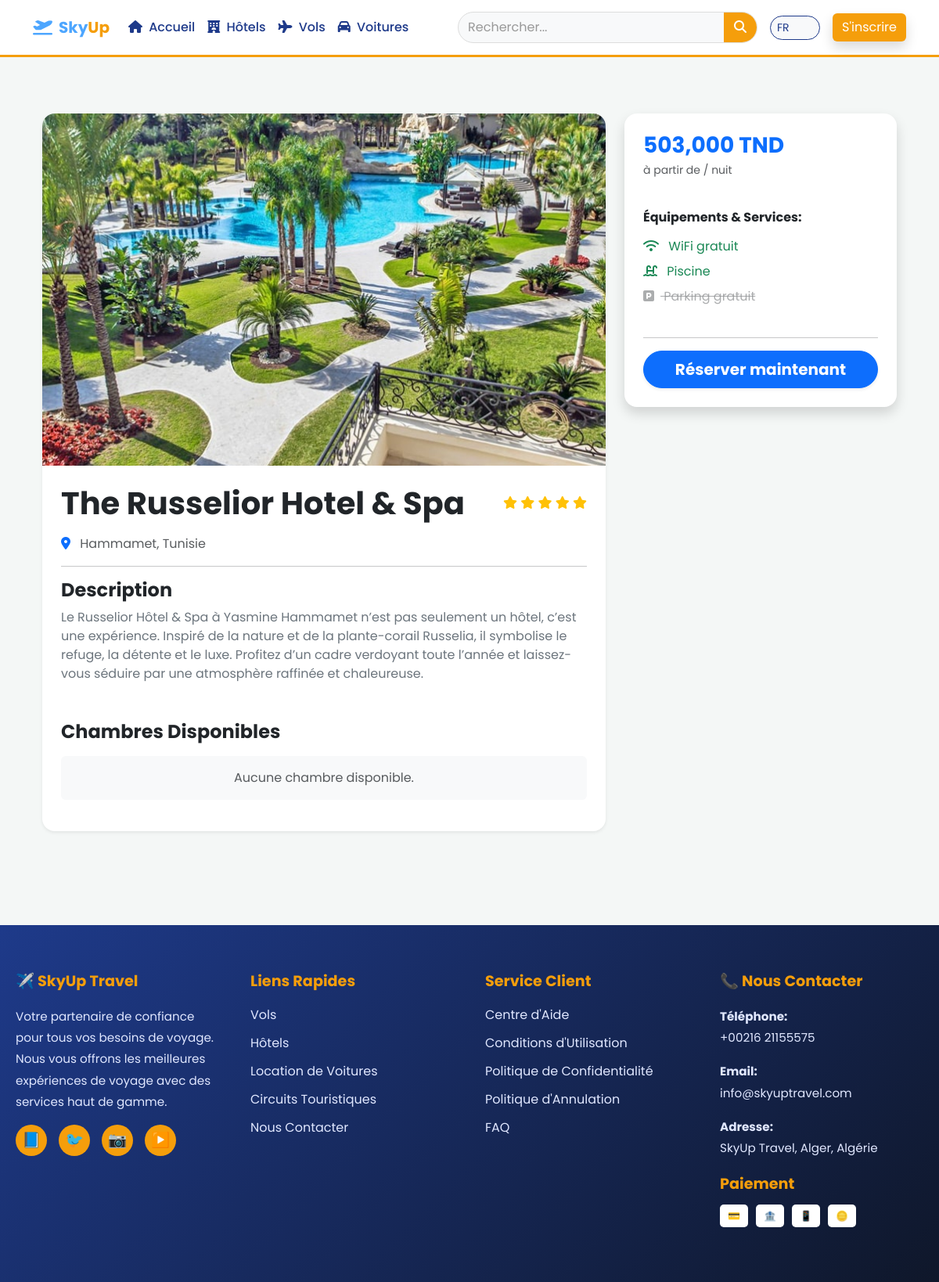
Screenshot of /fr/hotels/2/ with the database file from the repository.
### hotels/models.py (models this page shows, shortened)
class Hotel(models.Model):
    name = models.CharField(max_length=200, verbose_name="Nom de l'hôtel")
    city = models.CharField(max_length=100, verbose_name="Ville")
    country = models.CharField(max_length=100, default="Tunisie", verbose_name="Pays")
    address = models.TextField(verbose_name="Adresse exacte")
    price_per_night = models.DecimalField(
        max_digits=10,
        decimal_places=3,
        verbose_name="Prix par nuit (TND)"
    )
    description = models.TextField(blank=True, verbose_name="Description détaillée")
    stars = models.IntegerField(
        validators=[MinValueValidator(1), MaxValueValidator(5)],
        default=3,
        verbose_name="Nombre d'étoiles"
    )
    image = models.ImageField(
        upload_to='hotels/',
        null=True,
        blank=True,
        verbose_name="Image de couverture"
    )
    has_wifi = models.BooleanField(default=True, verbose_name="Accès WiFi")
    has_pool = models.BooleanField(default=True, verbose_name="Piscine")
    has_parking = models.BooleanField(default=True, verbose_name="Parking gratuit")
    created_at = models.DateTimeField(auto_now_add=True, verbose_name="Date d'ajout")
    class Meta:
        verbose_name = "Hôtel"
        verbose_name_plural = "Hôtels"
        ordering = ['-created_at']

### hotels/views.py (the view)
# urls.py: path('<int:pk>/', views.hotel_detail, name='hotel_detail'),
def hotel_detail(request, pk):
    hotel = get_object_or_404(Hotel, pk=pk)
    adults = request.GET.get('adults', 0)
    children = request.GET.get('children', 0)
    rooms = hotel.rooms.filter(is_available=True)
    if adults and str(adults).isdigit():
        rooms = rooms.filter(max_adults__gte=int(adults))
    if children and str(children).isdigit():
        rooms = rooms.filter(max_children__gte=int(children))
    return render(request, 'hotels/hotel_detail.html', {
        'hotel': hotel,
        'rooms': rooms
    })

### hotels/templates/hotels/hotel_detail.html (shortened to what this page needs)
{% extends 'base.html' %}
{% load i18n %}
{% block content %}
<div class="container mt-5 mb-5">
    <div class="row g-4">
        <div class="col-md-8">
            <div class="card border-0 shadow-sm rounded-4 overflow-hidden mb-4">
                {% if hotel.image %}
                    <img src="{{ hotel.image.url }}" class="img-fluid w-100" style="height: 450px; object-fit: cover;" alt="{{ hotel.name }}">
                {% else %}
                    <div class="bg-light p-5 text-center"><i class="fas fa-hotel fa-5x text-muted"></i></div>
                {% endif %}
                <div class="card-body p-4">
                    <div class="d-flex justify-content-between align-items-center mb-3">
                        <h1 class="fw-bold mb-0">{{ hotel.name }}</h1>
                        <div class="text-warning">
                            {% for i in "12345"|make_list %}
                                {% if forloop.counter <= hotel.stars %}
                                    <i class="fas fa-star"></i>
                                {% endif %}
                            {% endfor %}
                        </div>
                    </div>
                    <p class="text-muted">
                        <i class="fas fa-map-marker-alt text-primary me-2"></i>
                        {{ hotel.city }}, {{ hotel.country }}
                    </p>
                    <hr>
                    <h4 class="fw-bold">{% if LANGUAGE_CODE == 'ar' %}الوصف{% else %}Description{% endif %}</h4>
                    <p class="text-secondary">{{ hotel.description }}</p>
                    <h4 class="fw-bold mt-5 mb-3">{% if LANGUAGE_CODE == 'ar' %}الغرف المتاحة{% else %}Chambres Disponibles{% endif %}</h4>
                    <div class="d-flex flex-column gap-3">
                        {% for room in rooms %}
                        <div class="card border shadow-sm rounded-3 overflow-hidden">
                            <div class="row g-0">
                                <div class="col-md-5">
                                    {% if room.images.all %}
                                        <div id="carouselRoom{{ room.id }}" class="carousel slide h-100" data-bs-ride="false">
                                            <div class="carousel-inner h-100">
                                                {% for room_img in room.images.all %}
                                                    <div class="carousel-item h-100 {% if forloop.first %}active{% endif %}">
                                                        <img src="{{ room_img.image.url }}" class="d-block w-100 h-100" style="object-fit: cover; min-height: 200px;" alt="{{ room.room_type }}">
                                                    </div>
                                                {% endfor %}
                                            </div>
                                            <button class="carousel-control-prev" type="button" data-bs-target="#carouselRoom{{ room.id }}" data-bs-slide="prev">
                                                <span class="carousel-control-prev-icon"></span>
                                            </button>
                                            <button class="carousel-control-next" type="button" data-bs-target="#carouselRoom{{ room.id }}" data-bs-slide="next">
                                                <span class="carousel-control-next-icon"></span>
                                            </button>
                                        </div>
                                    {% else %}
                                        <div class="bg-light h-100 d-flex align-items-center justify-content-center text-muted" style="min-height: 200px;">
                                            <i class="fas fa-image fa-2x"></i>
                                        </div>
                                    {% endif %}
                                </div>
                                <div class="col-md-7">
                                    <div class="card-body d-flex flex-column justify-content-between h-100">
                                        <div>
                                            <h5 class="fw-bold mb-1">{{ room.get_room_type_display }}</h5>
                                            <div class="small text-muted mb-2">
                                                <i class="fas fa-users me-1"></i>
                                                {% if LANGUAGE_CODE == 'ar' %}
                                                    {{ room.max_adults }} بالغين, {{ room.max_children }} أطفال
                                                {% else %}
                                                    {{ room.max_adults }} Adultes, {{ room.max_children }} Enfants
                                                {% endif %}
                                            </div>
                                        </div>
                                        <div class="d-flex justify-content-between align-items-center mt-3">
                                            <span class="text-success fw-bold fs-5">{{ room.price_per_night }} TND</span>
                                            <a href="{% url 'book_room' room.id %}" class="btn btn-primary rounded-pill px-4 fw-bold shadow-sm">
                                                {% if LANGUAGE_CODE == 'ar' %}اختيار{% else %}Sélectionner{% endif %}
                                            </a>
                                        </div>
                                    </div>
                                </div>
                            </div>
                        </div>
                        {% empty %}
                        <p class="text-muted p-3 text-center bg-light rounded">
                            {% if LANGUAGE_CODE == 'ar' %}لا توجد غرف متاحة حالياً.{% else %}Aucune chambre disponible.{% endif %}
                        </p>
                        {% endfor %}
                    </div>
                </div>
            </div>
        </div>
        <div class="col-md-4">
            <div class="card shadow border-0 p-4 rounded-4 sticky-sidebar">
                <h3 class="text-primary fw-bold mb-1">{{ hotel.price_per_night }} TND</h3>
                <p class="text-muted small">{% if LANGUAGE_CODE == 'ar' %}ابتداءً من / ليلة{% else %}à partir de / nuit{% endif %}</p>
                <div class="my-4">
                    <h6 class="fw-bold mb-3">{% if LANGUAGE_CODE == 'ar' %}المرافق والخدمات:{% else %}Équipements & Services:{% endif %}</h6>
                    <div class="d-flex flex-column gap-2">
                        <div class="{% if hotel.has_wifi %}text-success{% else %}text-muted opacity-50 text-decoration-line-through{% endif %}">
                            <i class="fas fa-wifi me-2"></i> {% if LANGUAGE_CODE == 'ar' %}واي فاي مجاني{% else %}WiFi gratuit{% endif %}
                        </div>
                        <div class="{% if hotel.has_pool %}text-success{% else %}text-muted opacity-50 text-decoration-line-through{% endif %}">
                            <i class="fas fa-swimming-pool me-2"></i> {% if LANGUAGE_CODE == 'ar' %}مسبح{% else %}Piscine{% endif %}
                        </div>
                        <div class="{% if hotel.has_parking %}text-success{% else %}text-muted opacity-50 text-decoration-line-through{% endif %}">
                            <i class="fas fa-parking me-2"></i> {% if LANGUAGE_CODE == 'ar' %}موقف سيارات{% else %}Parking gratuit{% endif %}
                        </div>
                    </div>
                </div>
                <hr>
                <button class="btn btn-primary btn-lg w-100 rounded-pill shadow-sm fw-bold">
                    {% if LANGUAGE_CODE == 'ar' %}احجز الآن{% else %}Réserver maintenant{% endif %}
                </button>
            </div>
        </div>
    </div>
</div>
{% endblock %}

### hotels/templates/hotels/hotel_detail.html (style rules this page uses)
.page-content, .container { position: relative; z-index: 1; }
.card { z-index: 10; position: relative; }
.sticky-sidebar { position: sticky; top: 100px; z-index: 100; }

### rows the page displays
Hotel: image (picture), name "The Russelior Hotel & Spa", stars 5 (drawn), city "Hammamet", country "Tunisie", description "Le Russelior Hôtel & Spa à Yasmine Hammamet n’est pas seulement un hôtel, c’est une expérience. Inspiré de la nature et de la plante-corail Russelia, il symbolise le refuge, la détente et le luxe. Profitez d’un cadre verdoyant toute l’année et laissez-vous séduire par une atmosphère raffinée et chaleureuse.", price_per_night "503,000"

### other values shown
form field language "FR"
